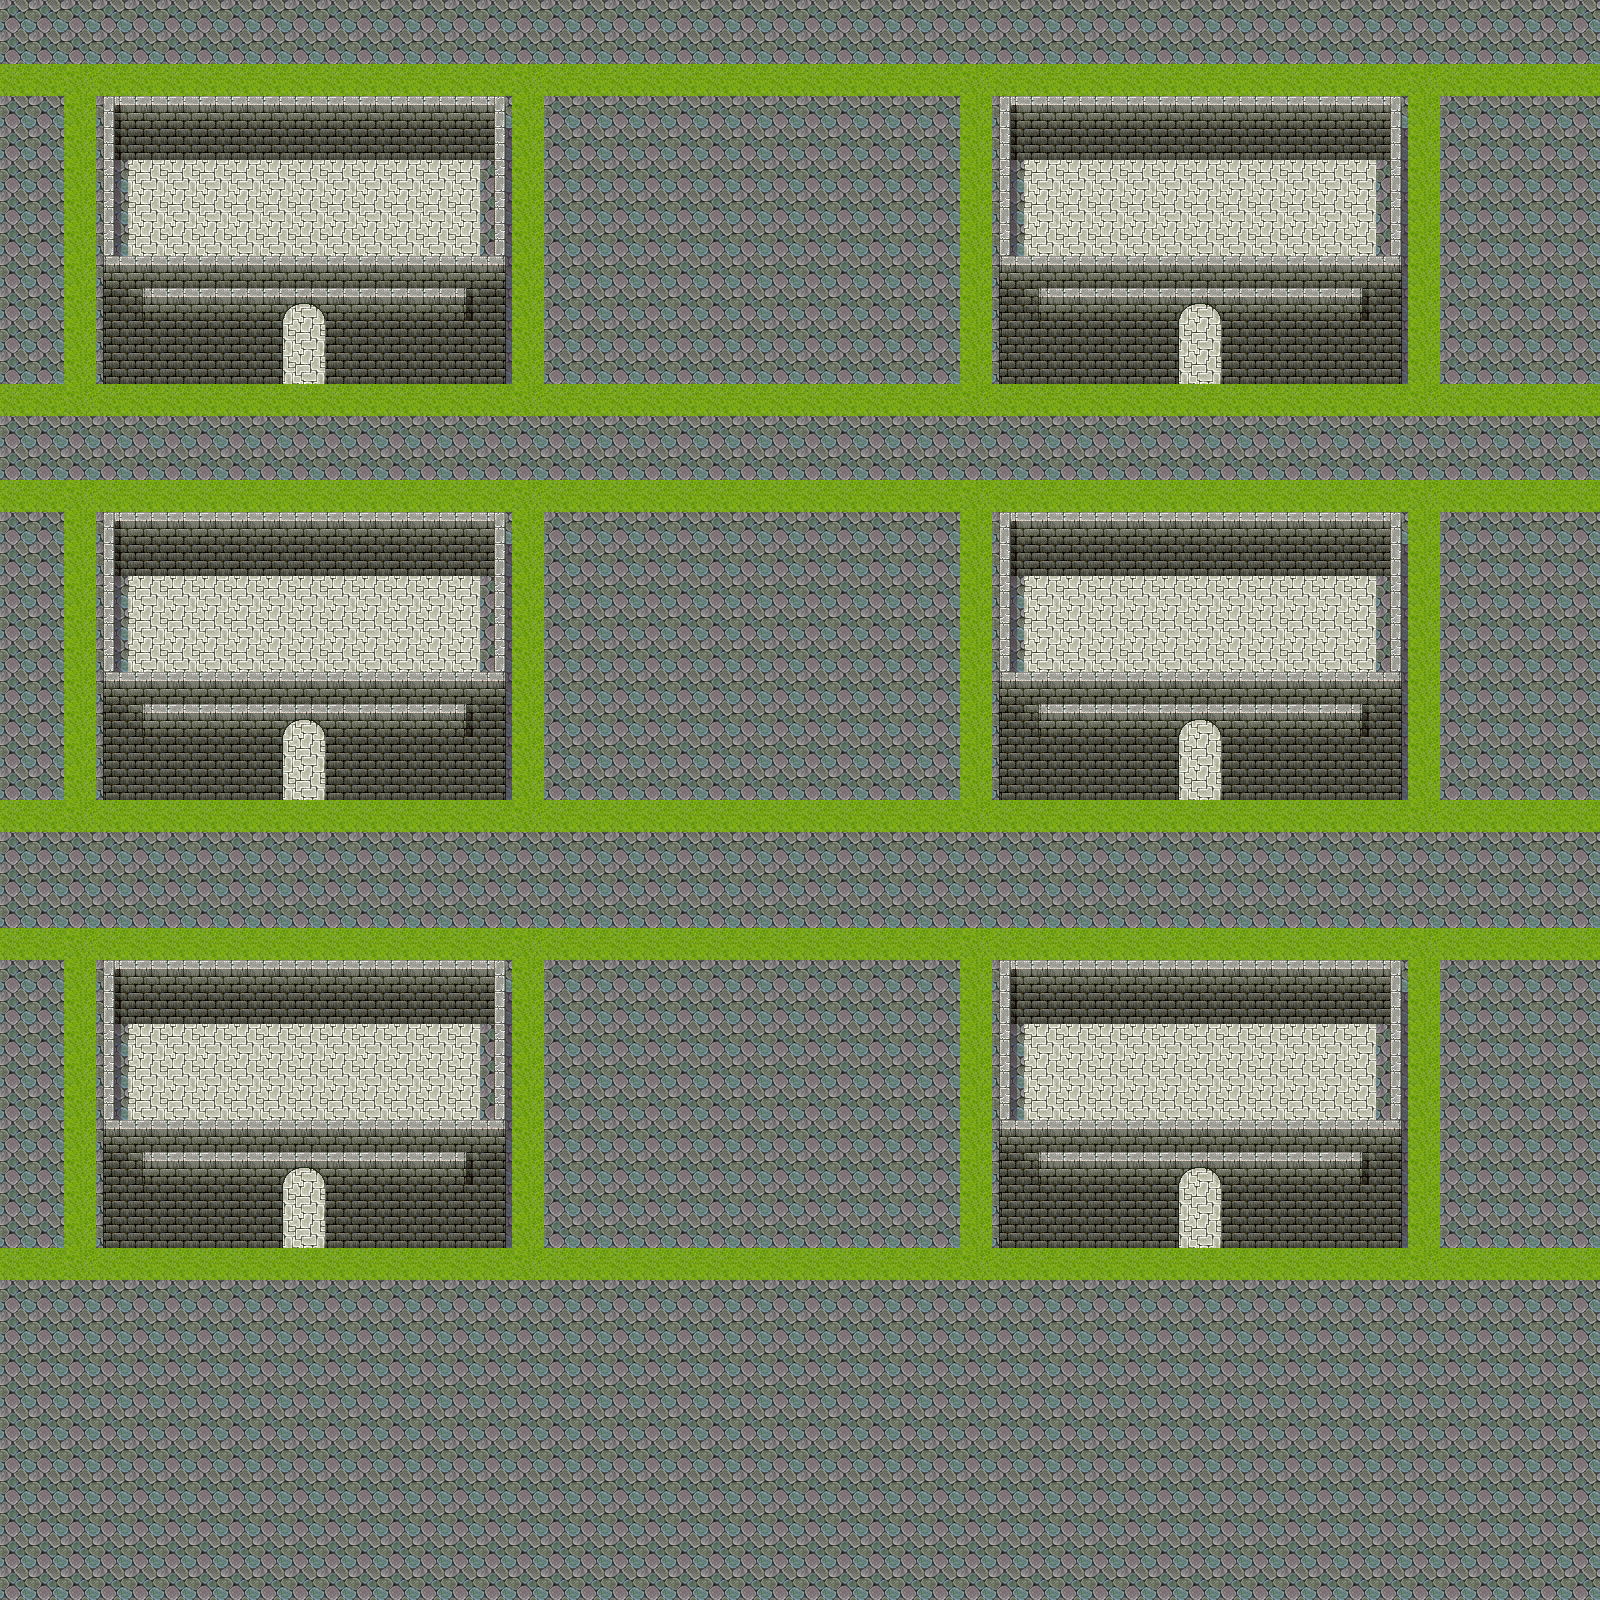

A level layout from a 2D game, rendered from its tile map. Below: a short description, then the map file with tile-grid data replaced by summaries:
An orthogonal 50x50 tile map with 32x32 px tiles, 7 tile layers (Floor01, Floor02, Wall01, Wall02, ...), 2 tilesets.

<map version="1.0" tiledversion="2017.07.26" orientation="orthogonal" renderorder="right-down" width="50" height="50" tilewidth="32" tileheight="32" nextobjectid="1">
 <tileset firstgid="1" source="escaleras.tsx" />
 <tileset firstgid="129" source="nuevo.tsx" />
 <layer name="Floor01" width="50" height="50">
  <data>[2500 cells, 2500 non-empty, 1 distinct tile ids]</data>
 </layer>
 <layer name="Floor02" width="50" height="50">
  <data>[2500 cells, 870 non-empty, 2 distinct tile ids]</data>
 </layer>
 <layer name="Wall01" width="50" height="50">
  <data>[2500 cells, 492 non-empty, 19 distinct tile ids]</data>
 </layer>
 <layer name="Wall02" width="50" height="50">
  <data>[2500 cells, 0 non-empty, 0 distinct tile ids]</data>
 </layer>
 <layer name="Wall03" width="50" height="50">
  <data>[2500 cells, 0 non-empty, 0 distinct tile ids]</data>
 </layer>
 <layer name="Ceiling01" width="50" height="50">
  <data>[2500 cells, 0 non-empty, 0 distinct tile ids]</data>
 </layer>
 <layer name="Ceiling02" width="50" height="50">
  <data>[2500 cells, 0 non-empty, 0 distinct tile ids]</data>
 </layer>
</map>
